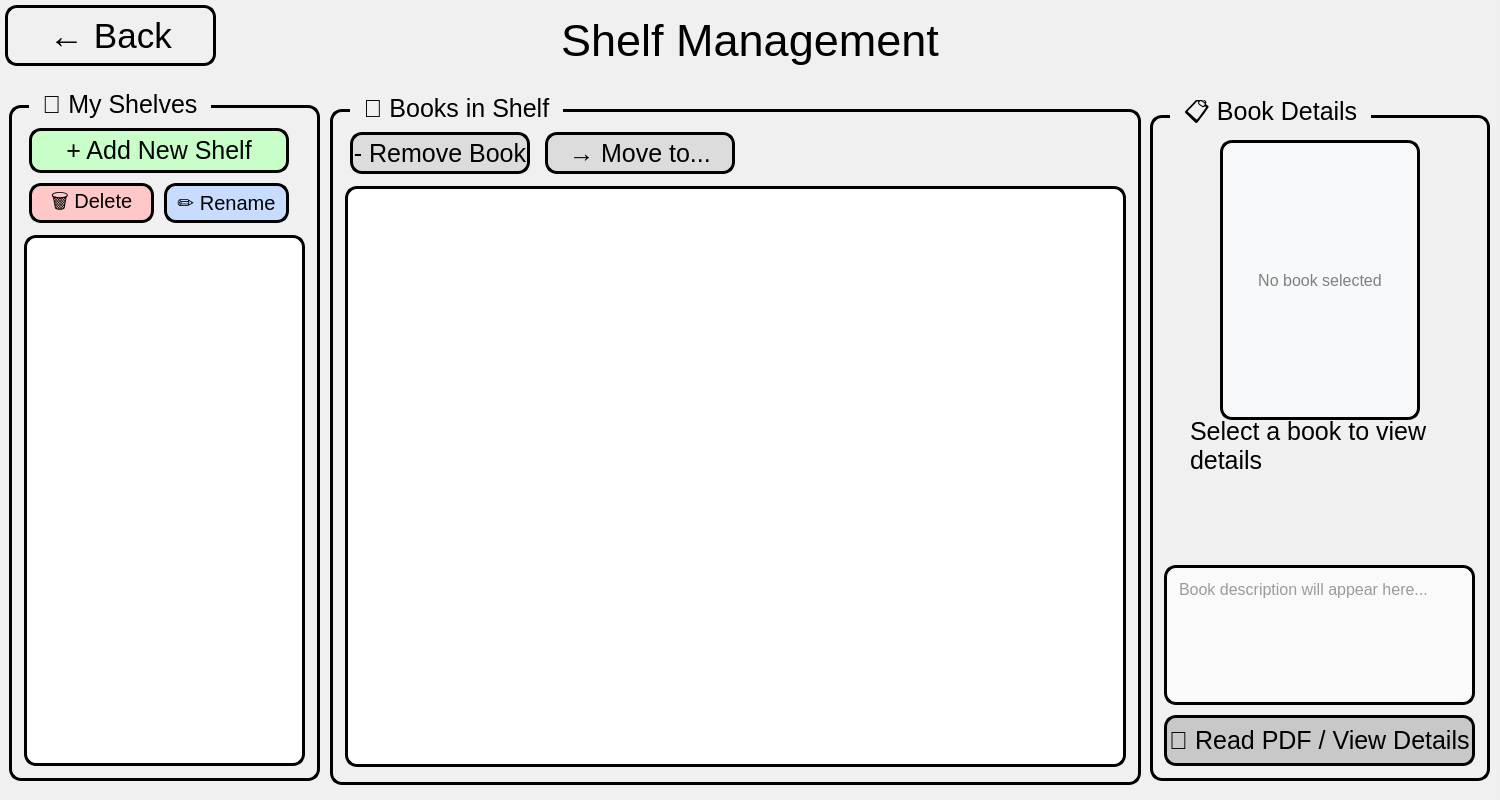
<?xml version="1.0" encoding="UTF-8"?>
<ui version="4.0">
 <class>ShelfManagementDialog</class>
 <widget class="QDialog" name="ShelfManagementDialog">
  <property name="geometry">
   <rect>
    <x>0</x>
    <y>0</y>
    <width>1500</width>
    <height>800</height>
   </rect>
  </property>
  <property name="minimumSize">
   <size>
    <width>1000</width>
    <height>700</height>
   </size>
  </property>
  <property name="windowTitle">
   <string>Shelf Management</string>
  </property>
  <property name="windowIcon">
   <iconset resource="../resources.qrc">
    <normaloff>:/resources/icon.jpg</normaloff>:/resources/icon.jpg</iconset>
  </property>
  <property name="styleSheet">
   <string notr="true">background-image: url(:/resources/white.png);</string>
  </property>
  <widget class="QFrame" name="frame">
   <property name="geometry">
    <rect>
     <x>0</x>
     <y>0</y>
     <width>1500</width>
     <height>800</height>
    </rect>
   </property>
   <property name="styleSheet">
    <string notr="true">QFrame {
    background-color: rgba(255,255,255,10);
}</string>
   </property>
   <property name="frameShape">
    <enum>QFrame::Shape::StyledPanel</enum>
   </property>
   <property name="frameShadow">
    <enum>QFrame::Shadow::Raised</enum>
   </property>
   <widget class="QPushButton" name="backButton">
    <property name="geometry">
     <rect>
      <x>5</x>
      <y>5</y>
      <width>211</width>
      <height>61</height>
     </rect>
    </property>
    <property name="styleSheet">
     <string notr="true">QPushButton {
    font: 700 9pt &quot;Script MT Bold&quot;;
    font-size:35px;
    color: rgb(0, 0, 0);
    border: 3px solid black;
    border-radius: 12px;
    padding: 6px;
}</string>
    </property>
    <property name="text">
     <string>← Back</string>
    </property>
   </widget>
   <widget class="QLabel" name="titleLabel">
    <property name="geometry">
     <rect>
      <x>550</x>
      <y>10</y>
      <width>400</width>
      <height>61</height>
     </rect>
    </property>
    <property name="styleSheet">
     <string notr="true">QLabel {
    background: transparent;
    font: 700 11pt &quot;Script MT Bold&quot;;
    font-size: 45px;
    color: rgb(0, 0, 0);
}</string>
    </property>
    <property name="text">
     <string>Shelf Management</string>
    </property>
    <property name="alignment">
     <set>Qt::AlignmentFlag::AlignCenter</set>
    </property>
   </widget>
   <widget class="QGroupBox" name="shelfGroup">
    <property name="geometry">
     <rect>
      <x>9</x>
      <y>90</y>
      <width>311</width>
      <height>691</height>
     </rect>
    </property>
    <property name="styleSheet">
     <string notr="true">QGroupBox {
    font: 700 12pt &quot;Script MT Bold&quot;;
    font-size: 25px;
    color: rgb(0, 0, 0);
    border: 3px solid black;
    border-radius: 12px;
    margin-top: 15px;
    padding-top: 10px;
}

QGroupBox::title {
    subcontrol-origin: margin;
    left: 20px;
    padding: 0 10px;
}</string>
    </property>
    <property name="title">
     <string>📁 My Shelves</string>
    </property>
    <widget class="QPushButton" name="addShelfButton">
     <property name="geometry">
      <rect>
       <x>20</x>
       <y>38</y>
       <width>260</width>
       <height>45</height>
      </rect>
     </property>
     <property name="styleSheet">
      <string notr="true">QPushButton {
    font: 700 9pt &quot;Script MT Bold&quot;;
    font-size: 25px;
    color: rgb(0, 0, 0);
    background-color: rgb(200, 255, 200);
    border: 3px solid black;
    border-radius: 12px;
    padding: 6px;
}
QPushButton:hover {
    background-color: rgb(150, 255, 150);
}</string>
     </property>
     <property name="text">
      <string>+ Add New Shelf</string>
     </property>
    </widget>
    <widget class="QPushButton" name="deleteShelfButton">
     <property name="geometry">
      <rect>
       <x>20</x>
       <y>93</y>
       <width>125</width>
       <height>40</height>
      </rect>
     </property>
     <property name="styleSheet">
      <string notr="true">QPushButton {
    font: 700 9pt &quot;Script MT Bold&quot;;
    font-size: 20px;
    color: rgb(0, 0, 0);
    background-color: rgb(255, 200, 200);
    border: 3px solid black;
    border-radius: 12px;
}
QPushButton:hover {
    background-color: rgb(255, 150, 150);
}</string>
     </property>
     <property name="text">
      <string>🗑 Delete</string>
     </property>
    </widget>
    <widget class="QPushButton" name="renameShelfButton">
     <property name="geometry">
      <rect>
       <x>155</x>
       <y>93</y>
       <width>125</width>
       <height>40</height>
      </rect>
     </property>
     <property name="styleSheet">
      <string notr="true">QPushButton {
    font: 700 9pt &quot;Script MT Bold&quot;;
    font-size: 20px;
    color: rgb(0, 0, 0);
    background-color: rgb(200, 220, 255);
    border: 3px solid black;
    border-radius: 12px;
}
QPushButton:hover {
    background-color: rgb(150, 190, 255);
}</string>
     </property>
     <property name="text">
      <string>✏ Rename</string>
     </property>
    </widget>
    <widget class="QListWidget" name="shelfList">
     <property name="geometry">
      <rect>
       <x>15</x>
       <y>145</y>
       <width>281</width>
       <height>531</height>
      </rect>
     </property>
     <property name="styleSheet">
      <string notr="true">QListWidget#shelfList {
    font-size: 18px;
    border: 3px solid black;
    border-radius: 12px;
    background-color: white;
}

QListWidget#shelfList::item {
    padding: 12px;
    margin: 2px;
    border-radius: 8px;
    color: rgb(0, 0, 0);
}

QListWidget#shelfList::item:selected {
    background-color: rgb(70, 130, 180);
    color: white;
}

QListWidget#shelfList::item:hover:!selected {
    background-color: rgb(230, 240, 250);
}</string>
     </property>
     <property name="alternatingRowColors">
      <bool>true</bool>
     </property>
     <property name="selectionMode">
      <enum>QAbstractItemView::SelectionMode::SingleSelection</enum>
     </property>
    </widget>
   </widget>
   <widget class="QGroupBox" name="booksGroup">
    <property name="geometry">
     <rect>
      <x>330</x>
      <y>94</y>
      <width>811</width>
      <height>691</height>
     </rect>
    </property>
    <property name="styleSheet">
     <string notr="true">QGroupBox {
    font: 700 12pt &quot;Script MT Bold&quot;;
    font-size: 25px;
    color: rgb(0, 0, 0);
    border: 3px solid black;
    border-radius: 12px;
    margin-top: 15px;
    padding-top: 10px;
}

QGroupBox::title {
    subcontrol-origin: margin;
    left: 20px;
    padding: 0 10px;
}</string>
    </property>
    <property name="title">
     <string>📖 Books in Shelf</string>
    </property>
    <widget class="QPushButton" name="removeBookButton">
     <property name="enabled">
      <bool>false</bool>
     </property>
     <property name="geometry">
      <rect>
       <x>20</x>
       <y>38</y>
       <width>180</width>
       <height>42</height>
      </rect>
     </property>
     <property name="styleSheet">
      <string notr="true">QPushButton {
    font: 700 9pt &quot;Script MT Bold&quot;;
    font-size: 25px;
    color: rgb(0, 0, 0);
    background-color: rgb(255, 230, 200);
    border: 3px solid black;
    border-radius: 12px;
}
QPushButton:hover {
    background-color: rgb(255, 200, 150);
}
QPushButton:disabled {
    background-color: rgb(220, 220, 220);
}</string>
     </property>
     <property name="text">
      <string>- Remove Book</string>
     </property>
    </widget>
    <widget class="QPushButton" name="moveBookButton">
     <property name="enabled">
      <bool>false</bool>
     </property>
     <property name="geometry">
      <rect>
       <x>215</x>
       <y>38</y>
       <width>190</width>
       <height>42</height>
      </rect>
     </property>
     <property name="styleSheet">
      <string notr="true">QPushButton {
    font: 700 9pt &quot;Script MT Bold&quot;;
    font-size: 25px;
    color: rgb(0, 0, 0);
    background-color: rgb(200, 230, 255);
    border: 3px solid black;
    border-radius: 12px;
}
QPushButton:hover {
    background-color: rgb(150, 200, 255);
}
QPushButton:disabled {
    background-color: rgb(220, 220, 220);
}</string>
     </property>
     <property name="text">
      <string>→ Move to...</string>
     </property>
    </widget>
    <widget class="QListWidget" name="bookList">
     <property name="geometry">
      <rect>
       <x>15</x>
       <y>92</y>
       <width>781</width>
       <height>581</height>
      </rect>
     </property>
     <property name="styleSheet">
      <string notr="true">QListWidget#bookList {
    font-size: 14px;
    border: 3px solid black;
    border-radius: 12px;
    background-color: white;
}

QListWidget#bookList::item {
    padding: 8px;
    border-radius: 8px;
    color: rgb(0, 0, 0);
}

QListWidget#bookList::item:selected {
    background-color: rgb(70, 130, 180);
    color: white;
}

QListWidget#bookList::item:hover:!selected {
    background-color: rgb(245, 248, 255);
}</string>
     </property>
     <property name="selectionMode">
      <enum>QAbstractItemView::SelectionMode::SingleSelection</enum>
     </property>
     <property name="iconSize">
      <size>
       <width>80</width>
       <height>110</height>
      </size>
     </property>
     <property name="resizeMode">
      <enum>QListView::ResizeMode::Adjust</enum>
     </property>
     <property name="spacing">
      <number>10</number>
     </property>
     <property name="gridSize">
      <size>
       <width>110</width>
       <height>160</height>
      </size>
     </property>
     <property name="viewMode">
      <enum>QListView::ViewMode::IconMode</enum>
     </property>
     <property name="wordWrap">
      <bool>true</bool>
     </property>
    </widget>
   </widget>
   <widget class="QGroupBox" name="detailsGroup">
    <property name="geometry">
     <rect>
      <x>1150</x>
      <y>100</y>
      <width>340</width>
      <height>681</height>
     </rect>
    </property>
    <property name="styleSheet">
     <string notr="true">QGroupBox {
    font: 700 12pt &quot;Script MT Bold&quot;;
    font-size: 25px;
    color: rgb(0, 0, 0);
    border: 3px solid black;
    border-radius: 12px;
    margin-top: 15px;
    padding-top: 10px;
}

QGroupBox::title {
    subcontrol-origin: margin;
    left: 20px;
    padding: 0 10px;
}</string>
    </property>
    <property name="title">
     <string>📋 Book Details</string>
    </property>
    <widget class="QLabel" name="coverPreviewLabel">
     <property name="geometry">
      <rect>
       <x>70</x>
       <y>40</y>
       <width>200</width>
       <height>280</height>
      </rect>
     </property>
     <property name="styleSheet">
      <string notr="true">QLabel#coverPreviewLabel {
    background-color: rgb(248, 249, 250);
    border: 3px solid black;
    border-radius: 12px;
    font-size: 16px;
    color: gray;
}</string>
     </property>
     <property name="text">
      <string>No book selected</string>
     </property>
     <property name="alignment">
      <set>Qt::AlignmentFlag::AlignCenter</set>
     </property>
    </widget>
    <widget class="QLabel" name="bookTitleValueLabel">
     <property name="geometry">
      <rect>
       <x>40</x>
       <y>320</y>
       <width>271</width>
       <height>51</height>
      </rect>
     </property>
     <property name="styleSheet">
      <string notr="true">QLabel {
    background: transparent;
    font: 700 11pt &quot;Script MT Bold&quot;;
    font-size: 25px;
    color: rgb(0, 0, 0);
}</string>
     </property>
     <property name="text">
      <string>Select a book to view details</string>
     </property>
     <property name="wordWrap">
      <bool>true</bool>
     </property>
    </widget>
    <widget class="QLabel" name="authorValueLabel">
     <property name="geometry">
      <rect>
       <x>20</x>
       <y>370</y>
       <width>300</width>
       <height>31</height>
      </rect>
     </property>
     <property name="styleSheet">
      <string notr="true">QLabel {
    background: transparent;
    font: 700 10pt &quot;Script MT Bold&quot;;
    font-size: 25px;
    color: rgb(0, 0, 0);
}</string>
     </property>
     <property name="text">
      <string/>
     </property>
    </widget>
    <widget class="QLabel" name="genreValueLabel">
     <property name="geometry">
      <rect>
       <x>20</x>
       <y>410</y>
       <width>300</width>
       <height>31</height>
      </rect>
     </property>
     <property name="styleSheet">
      <string notr="true">QLabel {
    background: transparent;
    font: 700 10pt &quot;Script MT Bold&quot;;
    font-size: 25px;
    color: rgb(0, 0, 0);
}</string>
     </property>
     <property name="text">
      <string/>
     </property>
    </widget>
    <widget class="QLabel" name="priceValueLabel">
     <property name="geometry">
      <rect>
       <x>20</x>
       <y>430</y>
       <width>300</width>
       <height>31</height>
      </rect>
     </property>
     <property name="styleSheet">
      <string notr="true">QLabel {
    background: transparent;
    font: 700 10pt &quot;Script MT Bold&quot;;
    font-size: 20px;
    color: rgb(0, 0, 0);
}</string>
     </property>
     <property name="text">
      <string/>
     </property>
    </widget>
    <widget class="QTextEdit" name="descriptionTextEdit">
     <property name="geometry">
      <rect>
       <x>14</x>
       <y>465</y>
       <width>311</width>
       <height>140</height>
      </rect>
     </property>
     <property name="styleSheet">
      <string notr="true">QTextEdit {
    font-size: 16px;
    color: rgb(60, 60, 60);
    border: 3px solid black;
    border-radius: 12px;
    background-color: rgb(250, 250, 250);
    padding: 8px;
}</string>
     </property>
     <property name="readOnly">
      <bool>true</bool>
     </property>
     <property name="acceptRichText">
      <bool>false</bool>
     </property>
     <property name="placeholderText">
      <string>Book description will appear here...</string>
     </property>
    </widget>
    <widget class="QPushButton" name="readPdfButton">
     <property name="enabled">
      <bool>false</bool>
     </property>
     <property name="geometry">
      <rect>
       <x>14</x>
       <y>615</y>
       <width>311</width>
       <height>51</height>
      </rect>
     </property>
     <property name="styleSheet">
      <string notr="true">QPushButton {
    font: 700 9pt &quot;Script MT Bold&quot;;
    font-size: 25px;
    color: rgb(0, 0, 0);
    background-color: rgb(100, 180, 255);
    border: 3px solid black;
    border-radius: 12px;
}
QPushButton:hover {
    background-color: rgb(50, 140, 235);
}
QPushButton:disabled {
    background-color: rgb(200, 200, 200);
}</string>
     </property>
     <property name="text">
      <string>📄 Read PDF / View Details</string>
     </property>
    </widget>
   </widget>
  </widget>
 </widget>
 <resources>
  <include location="../resources.qrc"/>
 </resources>
 <connections>
  <connection>
   <sender>backButton</sender>
   <signal>clicked()</signal>
   <receiver>ShelfManagementDialog</receiver>
   <slot>reject()</slot>
   <hints>
    <hint type="sourcelabel">
     <x>110</x>
     <y>35</y>
    </hint>
    <hint type="destinationlabel">
     <x>20</x>
     <y>20</y>
    </hint>
   </hints>
  </connection>
  <connection>
   <sender>addShelfButton</sender>
   <signal>clicked()</signal>
   <receiver>ShelfManagementDialog</receiver>
   <slot>on_addShelfButton_clicked()</slot>
   <hints>
    <hint type="sourcelabel">
     <x>150</x>
     <y>60</y>
    </hint>
    <hint type="destinationlabel">
     <x>20</x>
     <y>20</y>
    </hint>
   </hints>
  </connection>
  <connection>
   <sender>deleteShelfButton</sender>
   <signal>clicked()</signal>
   <receiver>ShelfManagementDialog</receiver>
   <slot>on_deleteShelfButton_clicked()</slot>
   <hints>
    <hint type="sourcelabel">
     <x>82</x>
     <y>113</y>
    </hint>
    <hint type="destinationlabel">
     <x>20</x>
     <y>20</y>
    </hint>
   </hints>
  </connection>
  <connection>
   <sender>renameShelfButton</sender>
   <signal>clicked()</signal>
   <receiver>ShelfManagementDialog</receiver>
   <slot>on_renameShelfButton_clicked()</slot>
   <hints>
    <hint type="sourcelabel">
     <x>217</x>
     <y>113</y>
    </hint>
    <hint type="destinationlabel">
     <x>20</x>
     <y>20</y>
    </hint>
   </hints>
  </connection>
  <connection>
   <sender>removeBookButton</sender>
   <signal>clicked()</signal>
   <receiver>ShelfManagementDialog</receiver>
   <slot>on_removeBookButton_clicked()</slot>
   <hints>
    <hint type="sourcelabel">
     <x>110</x>
     <y>59</y>
    </hint>
    <hint type="destinationlabel">
     <x>20</x>
     <y>20</y>
    </hint>
   </hints>
  </connection>
  <connection>
   <sender>moveBookButton</sender>
   <signal>clicked()</signal>
   <receiver>ShelfManagementDialog</receiver>
   <slot>on_moveBookButton_clicked()</slot>
   <hints>
    <hint type="sourcelabel">
     <x>310</x>
     <y>59</y>
    </hint>
    <hint type="destinationlabel">
     <x>20</x>
     <y>20</y>
    </hint>
   </hints>
  </connection>
  <connection>
   <sender>readPdfButton</sender>
   <signal>clicked()</signal>
   <receiver>ShelfManagementDialog</receiver>
   <slot>on_readPdfButton_clicked()</slot>
   <hints>
    <hint type="sourcelabel">
     <x>167</x>
     <y>629</y>
    </hint>
    <hint type="destinationlabel">
     <x>20</x>
     <y>20</y>
    </hint>
   </hints>
  </connection>
  <connection>
   <sender>shelfList</sender>
   <signal>currentRowChanged(int)</signal>
   <receiver>ShelfManagementDialog</receiver>
   <slot>on_shelfList_currentRowChanged(int)</slot>
   <hints>
    <hint type="sourcelabel">
     <x>150</x>
     <y>350</y>
    </hint>
    <hint type="destinationlabel">
     <x>20</x>
     <y>20</y>
    </hint>
   </hints>
  </connection>
  <connection>
   <sender>bookList</sender>
   <signal>currentItemChanged(QListWidgetItem*,QListWidgetItem*)</signal>
   <receiver>ShelfManagementDialog</receiver>
   <slot>on_bookList_currentItemChanged(QListWidgetItem*)</slot>
   <hints>
    <hint type="sourcelabel">
     <x>580</x>
     <y>350</y>
    </hint>
    <hint type="destinationlabel">
     <x>20</x>
     <y>20</y>
    </hint>
   </hints>
  </connection>
 </connections>
 <slots>
  <slot>on_addShelfButton_clicked()</slot>
  <slot>on_deleteShelfButton_clicked()</slot>
  <slot>on_renameShelfButton_clicked()</slot>
  <slot>on_removeBookButton_clicked()</slot>
  <slot>on_moveBookButton_clicked()</slot>
  <slot>on_readPdfButton_clicked()</slot>
  <slot>on_shelfList_currentRowChanged(int)</slot>
  <slot>on_bookList_currentItemChanged(QListWidgetItem*)</slot>
 </slots>
</ui>
